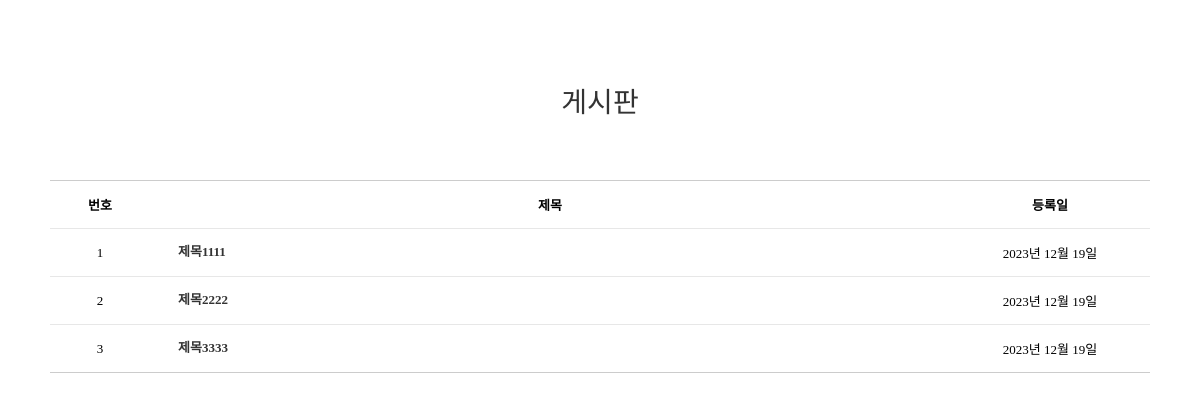
Page /board/ on the earlier database version.
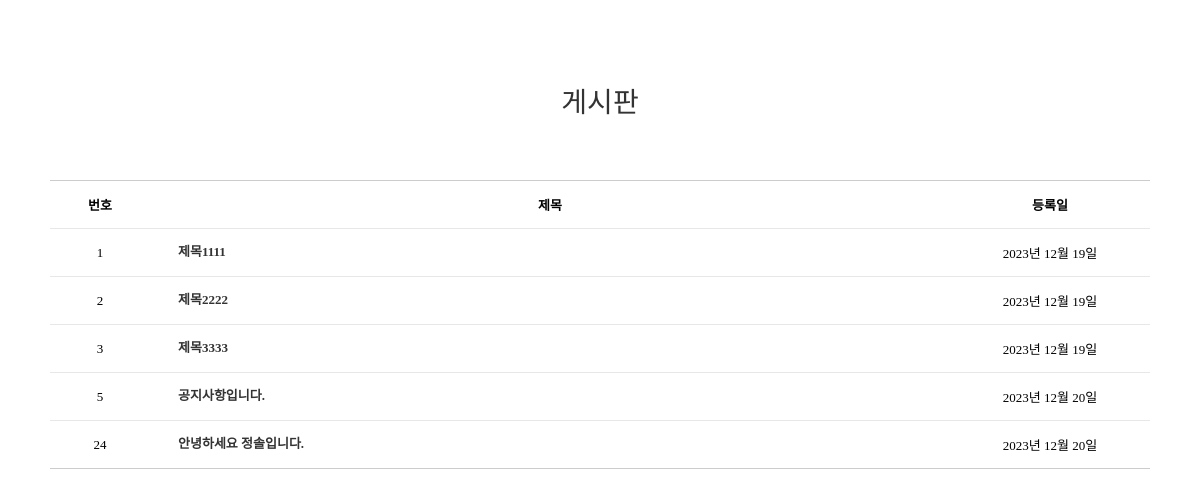
Same page on the later database version.
### board/models.py (models this page shows, shortened)
class Board(models.Model):   # 테이블 명은 '앱이름_모델명소문자' 로 만들어짐.
    title = models.CharField(max_length=60)            # 제목
    body = models.TextField()                           # 본문
    image= models.ImageField(upload_to='notice/', blank=True, null=True) # 이미지
    created = models.DateField(auto_now_add=True)   # 작성한 날짜
    author = models.ForeignKey(User, on_delete=models.PROTECT, default=0)  # PROTECT: 관리자 계정이 삭제되지 않도록

### board/views.py (the view)
# urls.py: path('', views.list, name='list'),
def list(request):
    board_list = Board.objects.all()
    return render(request, 'board/list.html', {'board_all':board_list}) # HttpRequest()로 list.html 템플릿 페이지를 Response의 body에 응답

### board/templates/board/list.html (shortened to what this page needs)
{% load static %}
<link rel="stylesheet" href="{% static 'board/list.css' %}">
<section class="notice">
    <div class="page-title">
        <div class="container">
            <h3>게시판</h3>
        </div>
    </div>
    <div id="board-list">
        <div class="container">
            <table class="board-table">
                <thead>
                    <tr>
                        <th scope="col" class="th-num">번호</th>
                        <th scope="col" class="th-title">제목</th>
                        <th scope="col" class="th-date">등록일</th>
                    </tr>
                </thead>
                <tbody>
                    {% for board in board_all %}
                        <tr>
                            <td>{{board.id}}</td>
                            <th><a href="{% url 'board:detail' board.id %}"> {{board.title}}</a></th>
                            <td>{{board.created}}</td>
                        </tr>
                    {% endfor %}
                </tbody>
            </table>
        </div>
    </div>
</section>

### board/static/board/list.css (style rules this page uses)
table { border-collapse: collapse; border-spacing: 0; }
section.notice { padding: 80px 0; }
.page-title { margin-bottom: 60px; }
.page-title h3 { font-size: 28px; color: #333333; font-weight: 400; text-align: center; }
.board-table { font-size: 13px; width: 100%; border-top: 1px solid #ccc; border-bottom: 1px solid #ccc; }
.board-table a { color: #333; display: inline-block; line-height: 1.4; word-break: break-all; vertical-align: middle; }
.board-table th { text-align: center; }
.board-table .th-num { width: 100px; text-align: center; }
.board-table .th-date { width: 200px; }
.board-table th, .board-table td { padding: 14px 0; }
.board-table tbody td { border-top: 1px solid #e7e7e7; text-align: center; }
.board-table tbody th { padding-left: 28px; padding-right: 14px; border-top: 1px solid #e7e7e7; text-align: left; }
* { list-style: none; text-decoration: none; padding: 0; margin: 0; box-sizing: border-box; }
.container { width: 1100px; margin: 0 auto; }

Differences in the rows shown:
added Board: id "5", title "공지사항입니다.", created "2023년 12월 20일"
added Board: id "24", title "안녕하세요 정솔입니다.", created "2023년 12월 20일"
